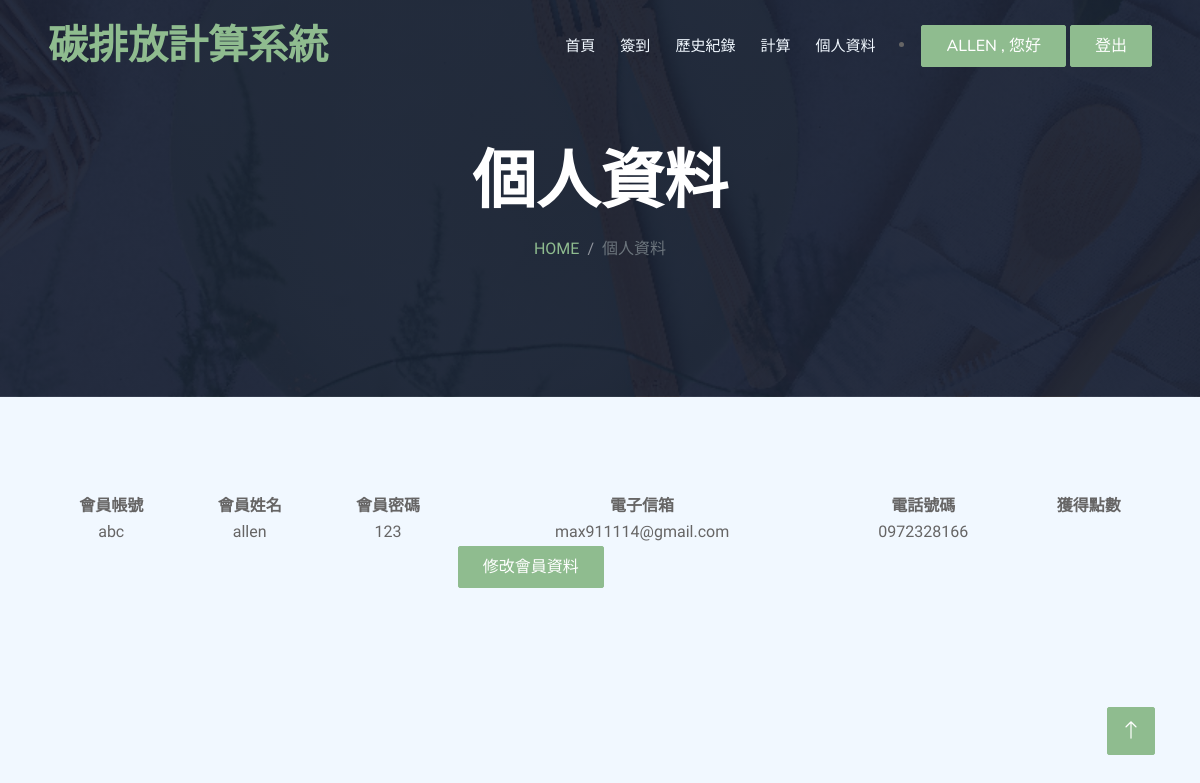
/碳排放/information.php (signed in), run on the app's committed database.
### tables this page shows
CREATE TABLE `account` (
  `ID` varchar(20) NOT NULL,
  `Name` varchar(20) NOT NULL,
  `Password` varchar(20) NOT NULL,
  `phone` varchar(10) NOT NULL,
  `Email` varchar(50) NOT NULL,
  `level` varchar(1) NOT NULL
);

### 碳排放/information.php (the view, shortened to what this page needs)
<!DOCTYPE html>
<html lang="en">
<head>
    <link href="https://cdnjs.cloudflare.com/ajax/libs/font-awesome/5.10.0/css/all.min.css" rel="stylesheet">
    <link href="https://cdn.jsdelivr.net/npm/bootstrap-icons@1.4.1/font/bootstrap-icons.css" rel="stylesheet">
    <link href="lib/animate/animate.min.css" rel="stylesheet">
    <link href="lib/owlcarousel/assets/owl.carousel.min.css" rel="stylesheet">
    <link href="lib/tempusdominus/css/tempusdominus-bootstrap-4.min.css" rel="stylesheet" />
    <link href="css/bootstrap.min.css" rel="stylesheet">
    <link href="css/style.css" rel="stylesheet">
</head>
<body>
    <div class="container-xxl bg-white p-0">
        <div class="container-xxl position-relative p-0">
            <nav class="navbar navbar-expand-lg navbar-dark bg-dark px-4 px-lg-5 py-3 py-lg-0">
                <a href="" class="navbar-brand p-0">
                    <h1 class="text-primary m-0"></i>碳排放計算系統</h1>
                </a>
                <div class="collapse navbar-collapse" id="navbarCollapse">
                    <div class="navbar-nav ms-auto py-0 pe-4">
                        <a href="index.php" class="nav-item nav-link">首頁</a>
                        <a href="signin.php" class="nav-item nav-link">簽到</a>
                        <a href="history.php" class="nav-item nav-link">歷史紀錄</a>
                        <a href="count.php" class="nav-item nav-link">計算</a>
                        <a href="information.php" class="nav-item nav-link">個人資料</a>
                    </div>
                </div>
                <div>
                    <?php if (empty($_SESSION["ID"])) { ?>
                        <li><a href="login.php" class="btn btn-primary py-2 px-4">登入</a>
                            <a href="insert.php" class="btn btn-primary py-2 px-4">註冊</a>
                        </li>
                    <?php } else { ?>
                        <li> <a class="btn btn-primary py-2 px-4"><?php echo $_SESSION["Name"] ?> , 您好</a>
                            <a href="logout.php" class="btn btn-primary py-2 px-4">登出</a>
                        </li>
                    <?php } ?>
                </div>
        </div>
        <div class="container-xxl py-5 bg-dark hero-header mb-5">
            <div class="container text-center my-5 pt-5 pb-4">
                <h1 class="display-3 text-white mb-3 animated slideInDown">個人資料</h1>
                <nav aria-label="breadcrumb">
                    <ol class="breadcrumb justify-content-center text-uppercase">
                        <li class="breadcrumb-item"><a href="#">Home</a></li>
                        <li class="breadcrumb-item text-white active" aria-current="page">個人資料</li>
                    </ol>
                </nav>
            </div>
        </div>
    </div>
    <div class="container-xxl py-5">
        <div class="container">
            <div class="text-center wow fadeInUp" data-wow-delay="0.1s">
                <table class="container-xxl py-5">
                    <thead>
                        <tr>
                            <th>會員帳號</th>
                            <th>會員姓名</th>
                            <th>會員密碼</th>
                            <th>電子信箱</th>
                            <th>電話號碼</th>
                            <th>獲得點數</th>
                        </tr>
                    </thead>
                    <?php
                    $ID = $_SESSION['ID'];
                    $link = mysqli_connect("localhost", "root", "", "sa");
                    $sql = "select * from account where ID = '$ID'";
                    $result = mysqli_query($link, $sql);
                    while ($row = mysqli_fetch_assoc($result)) {
                        echo "<tr><td>", $row['ID'], "</td><td>", $row['Name'], "</td><td>", $row['Password'], " </td><td>", $row['Email'], "</td><td>", $row['phone'], " </td><td>", $row['Points'], " </td></tr>";
                    }
                    ?>
                    <tr>
                        <td colspan=5><a href="reviseinformation.php" class="btn btn-primary py-2 px-4">修改會員資料</a></td>
                    </tr>
                    <a href="#" class="btn btn-lg btn-primary btn-lg-square back-to-top"><i class="bi bi-arrow-up"></i></a>
            </div>
</body>
</html>

### 碳排放/css/style.css (style rules this page uses)
:root { --primary: #8fbc8f; --light: #F1F8FF; --dark: #0F172B; }
.back-to-top { position: fixed; display: none; right: 45px; bottom: 45px; z-index: 99; }
.btn { font-family: 'Nunito', sans-serif; font-weight: 500; text-transform: uppercase; transition: .5s; }
.btn.btn-primary, .btn.btn-secondary { color: #FFFFFF; }
.btn-lg-square { width: 48px; height: 48px; }
.btn-square, .btn-sm-square, .btn-lg-square { padding: 0; display: flex; align-items: center; justify-content: center; font-weight: normal; border-radius: 2px; }
.navbar-dark .navbar-nav .nav-link { position: relative; margin-left: 25px; padding: 35px 0; font-size: 15px; color: var(--light) !important; text-transform: uppercase; font-weight: 500; outline: none; transition: .5s; }
@media (min-width: 992px) { .navbar-dark { position: absolute; width: 100%; top: 0; left: 0; z-index: 999; background: transparent !important; } }
.hero-header { background: linear-gradient(rgba(15, 23, 43, .9), rgba(15, 23, 43, .9)), url(../img/bg-hero.jpg); background-position: center center; background-repeat: no-repeat; background-size: cover; }
.breadcrumb-item+.breadcrumb-item::before { color: rgba(255, 255, 255, .5); }

### data on the page
account: ID "abc", Name "allen", Password "123", Email "max911114@gmail.com", phone "0972328166"

### other printed values
$_SESSION["Name"] "ALLEN"
